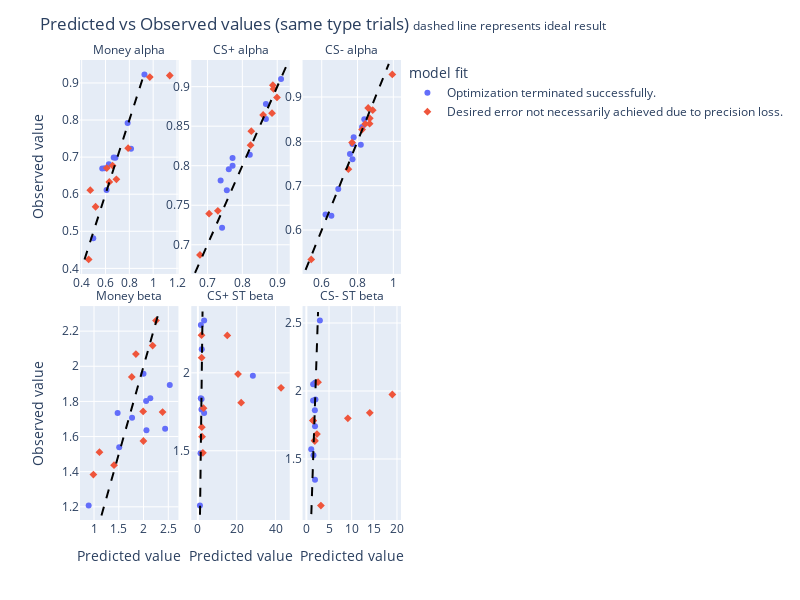

The notebook cell saved with this chart:
### Code cell
col_wrap = 3
fig = px.scatter(st_po_df , x= 'Predicted value', y='Observed value', color="model fit",
                 symbol = 'model fit', facet_col = 'parameter', facet_col_wrap = col_wrap,
                 category_orders={'parameter':st_params_colNames,
                                  'model fit':sorted(list(st_po_df['model fit'].unique()), reverse=True) },
                facet_col_spacing=0.04, # default is 0.03
              height=600, width=800,
                )
fig.for_each_annotation(lambda a: a.update(text=a.text.split("=")[-1]))
fig.update_xaxes(matches=None, showticklabels=True)
fig.update_yaxes(matches=None, showticklabels=True)
fig.update_layout(
        title = '''Predicted vs Observed values (same type trials) <span style="font-size: 12px;">dashed line represents ideal result</span>'''
        )


fig.add_shape(dict(type="line", 
                       x0=st_pars_minMax.iloc[2,0] - st_pars_minMax.iloc[2,1]*0.025, x1=st_pars_minMax.iloc[2,1] + st_pars_minMax.iloc[2,1]*0.025, 
                       y0=st_pars_minMax.iloc[2,0] - st_pars_minMax.iloc[2,1]*0.025, y1=st_pars_minMax.iloc[2,1] + st_pars_minMax.iloc[2,1]*0.025, 
                       line_color="black", line_dash='dash'), 
                  row=0, col=0, 
                  # label=dict(text="ideal result", textposition = 'bottom right', 
                  #            xanchor = 'right', yanchor='bottom', textangle=0),
                 )

fig.add_shape(dict(type="line", 
                       x0=st_pars_minMax.iloc[0,0], x1=st_pars_minMax.iloc[0,1], 
                       y0=st_pars_minMax.iloc[0,0], y1=st_pars_minMax.iloc[0,1], 
                       line_color="black", line_dash='dash'), 
                  row=0, col=1,
                  # label=dict(text="ideal result", textposition = 'bottom right', 
                  #            xanchor = 'right', yanchor='bottom', textangle=0),
                 )

fig.add_shape(dict(type="line", 
                       x0=st_pars_minMax.iloc[1,0] - st_pars_minMax.iloc[1,1]*0.025, x1=st_pars_minMax.iloc[1,1] + st_pars_minMax.iloc[1,1]*0.025, 
                       y0=st_pars_minMax.iloc[1,0] - st_pars_minMax.iloc[1,1]*0.025, y1=st_pars_minMax.iloc[1,1] + st_pars_minMax.iloc[1,1]*0.025, 
                       line_color="black", line_dash='dash'), 
                  row=0, col=2,
                  # label=dict(text="ideal result", textposition = 'bottom right', 
                  #            xanchor = 'right', yanchor='bottom', textangle=0),
                 )

fig.add_shape(dict(type="line", 
                       x0=st_pars_minMax.iloc[3,0] - st_pars_minMax.iloc[3,1]*0.025, x1=st_pars_minMax.iloc[3,1] + st_pars_minMax.iloc[3,1]*0.025, 
                       y0=st_pars_minMax.iloc[3,0] - st_pars_minMax.iloc[3,1]*0.025, y1=st_pars_minMax.iloc[3,1] + st_pars_minMax.iloc[3,1]*0.025, 
                       line_color="black", line_dash='dash'), 
                  row=1, col=1,
                  # label=dict(text="ideal result", textposition = 'bottom right', 
                  #            xanchor = 'right', yanchor='bottom', textangle=0),
                 )


if x0 != x0_6params:
    fig.add_shape(dict(type="line", 
                       x0=st_pars_minMax.iloc[5,0] - st_pars_minMax.iloc[5,1]*0.025, x1=st_pars_minMax.iloc[5,1] + st_pars_minMax.iloc[5,1]*0.025, 
                       y0=st_pars_minMax.iloc[5,0] - st_pars_minMax.iloc[5,1]*0.025, y1=st_pars_minMax.iloc[5,1] + st_pars_minMax.iloc[5,1]*0.025, 
                       line_color="black", line_dash='dash'), 
                  row=1, col=0,
               #    label=dict(text="ideal result", textposition = 'bottom right', 
               #               xanchor = 'right', yanchor='bottom', textangle=0),
                 )

    fig.add_shape(dict(type="line", 
                       x0=st_pars_minMax.iloc[4,0] - st_pars_minMax.iloc[4,1]*0.025, x1=st_pars_minMax.iloc[4,1] + st_pars_minMax.iloc[4,1]*0.025, 
                       y0=st_pars_minMax.iloc[4,0] - st_pars_minMax.iloc[4,1]*0.025, y1=st_pars_minMax.iloc[4,1] + st_pars_minMax.iloc[4,1]*0.025, 
                       line_color="black", line_dash='dash'), 
                  row=1, col=2,
               #    label=dict(text="ideal result", textposition = 'bottom right', 
               #               xanchor = 'right', yanchor='bottom', textangle=0),
                 )

fig.show()
# fig.write_html("/mnt/data1/francisco/predicted vs observed same type parameters.html")

### Figure 1 — Plotly figure (JSON) as saved in the notebook; plotly's stock layout.template omitted (floating-point values rounded to 4 significant figures)
{"data": [{"hovertemplate": "model fit=Optimization terminated successfully.<br>parameter=Money alpha<br>Predicted value=%{x}<br>Observed value=%{y}<extra></extra>", "legendgroup": "Optimization terminated successfully.", "marker": {"color": "#636efa", "symbol": "circle"}, "mode": "markers", "name": "Optimization terminated successfully.", "orientation": "v", "showlegend": true, "type": "scatter", "x": [0.6087, 0.9268, 0.8143, 0.5952, 0.6831, 0.4975, 0.5729, 0.6283, 0.7857, 0.6688], "xaxis": "x4", "y": [0.6116, 0.9229, 0.7225, 0.6702, 0.6984, 0.4812, 0.6694, 0.6809, 0.7923, 0.6989], "yaxis": "y4"}, {"hovertemplate": "model fit=Optimization terminated successfully.<br>parameter=CS+ alpha<br>Predicted value=%{x}<br>Observed value=%{y}<extra></extra>", "legendgroup": "Optimization terminated successfully.", "marker": {"color": "#636efa", "symbol": "circle"}, "mode": "markers", "name": "Optimization terminated successfully.", "orientation": "v", "showlegend": false, "type": "scatter", "x": [0.742, 0.7377, 0.8676, 0.7556, 0.9109, 0.8214, 0.7612, 0.772, 0.8676, 0.7719], "xaxis": "x5", "y": [0.7214, 0.7812, 0.8591, 0.769, 0.9097, 0.8137, 0.7957, 0.7999, 0.8782, 0.8098], "yaxis": "y5"}, {"hovertemplate": "model fit=Optimization terminated successfully.<br>parameter=CS- alpha<br>Predicted value=%{x}<br>Observed value=%{y}<extra></extra>", "legendgroup": "Optimization terminated successfully.", "marker": {"color": "#636efa", "symbol": "circle"}, "mode": "markers", "name": "Optimization terminated successfully.", "orientation": "v", "showlegend": false, "type": "scatter", "x": [0.7578, 0.6215, 0.8184, 0.8256, 0.7719, 0.8379, 0.6541, 0.6925, 0.7786, 0.7719], "xaxis": "x6", "y": [0.7713, 0.6349, 0.7924, 0.8322, 0.794, 0.85, 0.6323, 0.6923, 0.8091, 0.7594], "yaxis": "y6"}, {"hovertemplate": "model fit=Optimization terminated successfully.<br>parameter=Money beta<br>Predicted value=%{x}<br>Observed value=%{y}<extra></extra>", "legendgroup": "Optimization terminated successfully.", "marker": {"color": "#636efa", "symbol": "circle"}, "mode": "markers", "name": "Optimization terminated successfully.", "orientation": "v", "showlegend": false, "type": "scatter", "x": [2.053, 2.436, 1.477, 0.8921, 1.768, 2.53, 2.136, 2.059, 1.999, 1.508], "xaxis": "x", "y": [1.803, 1.645, 1.734, 1.207, 1.707, 1.893, 1.817, 1.636, 1.957, 1.539], "yaxis": "y"}, {"hovertemplate": "model fit=Optimization terminated successfully.<br>parameter=CS+ ST beta<br>Predicted value=%{x}<br>Observed value=%{y}<extra></extra>", "legendgroup": "Optimization terminated successfully.", "marker": {"color": "#636efa", "symbol": "circle"}, "mode": "markers", "name": "Optimization terminated successfully.", "orientation": "v", "showlegend": false, "type": "scatter", "x": [1.063, 1.864, 3.212, 28.31, 1.992, 1.532, 1.509, 1.344, 3.212, 1.909], "xaxis": "x2", "y": [1.149, 1.764, 1.742, 1.981, 2.151, 2.308, 1.836, 1.485, 2.335, 1.831], "yaxis": "y2"}, {"hovertemplate": "model fit=Optimization terminated successfully.<br>parameter=CS- ST beta<br>Predicted value=%{x}<br>Observed value=%{y}<extra></extra>", "legendgroup": "Optimization terminated successfully.", "marker": {"color": "#636efa", "symbol": "circle"}, "mode": "markers", "name": "Optimization terminated successfully.", "orientation": "v", "showlegend": false, "type": "scatter", "x": [1.483, 2.984, 1.076, 1.878, 1.909, 1.495, 1.921, 2.009, 1.569, 1.909], "xaxis": "x3", "y": [1.93, 2.518, 1.572, 1.859, 1.348, 2.049, 2.061, 1.938, 1.527, 1.74], "yaxis": "y3"}, {"hovertemplate": "model fit=Desired error not necessarily achieved due to precision loss.<br>parameter=Money alpha<br>Predicted value=%{x}<br>Observed value=%{y}<extra></extra>", "legendgroup": "Desired error not necessarily achieved due to precision loss.", "marker": {"color": "#EF553B", "symbol": "diamond"}, "mode": "markers", "name": "Desired error not necessarily achieved due to precision loss.", "orientation": "v", "showlegend": true, "type": "scatter", "x": [0.6914, 0.4723, 0.632, 1.139, 0.4589, 0.6111, 0.9719, 0.5169, 0.6595, 0.79], "xaxis": "x4", "y": [0.64, 0.6109, 0.633, 0.9201, 0.4241, 0.6706, 0.916, 0.5662, 0.6771, 0.7241], "yaxis": "y4"}, {"hovertemplate": "model fit=Desired error not necessarily achieved due to precision loss.<br>parameter=CS+ alpha<br>Predicted value=%{x}<br>Observed value=%{y}<extra></extra>", "legendgroup": "Desired error not necessarily achieved due to precision loss.", "marker": {"color": "#EF553B", "symbol": "diamond"}, "mode": "markers", "name": "Desired error not necessarily achieved due to precision loss.", "orientation": "v", "showlegend": false, "type": "scatter", "x": [0.8874, 0.7047, 0.8236, 0.8596, 0.8256, 0.7299, 0.8993, 0.8851, 0.8895, 0.6785], "xaxis": "x5", "y": [0.9018, 0.7393, 0.826, 0.8642, 0.8437, 0.7429, 0.8864, 0.8665, 0.8971, 0.6872], "yaxis": "y5"}, {"hovertemplate": "model fit=Desired error not necessarily achieved due to precision loss.<br>parameter=CS- alpha<br>Predicted value=%{x}<br>Observed value=%{y}<extra></extra>", "legendgroup": "Desired error not necessarily achieved due to precision loss.", "marker": {"color": "#EF553B", "symbol": "diamond"}, "mode": "markers", "name": "Desired error not necessarily achieved due to precision loss.", "orientation": "v", "showlegend": false, "type": "scatter", "x": [0.9944, 0.5415, 0.8676, 0.7696, 0.8428, 0.8849, 0.8685, 0.749, 0.8256, 0.8596], "xaxis": "x6", "y": [0.9509, 0.5336, 0.8398, 0.7972, 0.8392, 0.8703, 0.8519, 0.7374, 0.8265, 0.8753], "yaxis": "y6"}, {"hovertemplate": "model fit=Desired error not necessarily achieved due to precision loss.<br>parameter=Money beta<br>Predicted value=%{x}<br>Observed value=%{y}<extra></extra>", "legendgroup": "Desired error not necessarily achieved due to precision loss.", "marker": {"color": "#EF553B", "symbol": "diamond"}, "mode": "markers", "name": "Desired error not necessarily achieved due to precision loss.", "orientation": "v", "showlegend": false, "type": "scatter", "x": [2.184, 1.992, 1.846, 1.11, 1.997, 2.384, 1.404, 2.253, 1.763, 0.9876], "xaxis": "x", "y": [2.118, 1.743, 2.07, 1.511, 1.575, 1.739, 1.437, 2.26, 1.939, 1.383], "yaxis": "y"}, {"hovertemplate": "model fit=Desired error not necessarily achieved due to precision loss.<br>parameter=CS+ ST beta<br>Predicted value=%{x}<br>Observed value=%{y}<extra></extra>", "legendgroup": "Desired error not necessarily achieved due to precision loss.", "marker": {"color": "#EF553B", "symbol": "diamond"}, "mode": "markers", "name": "Desired error not necessarily achieved due to precision loss.", "orientation": "v", "showlegend": false, "type": "scatter", "x": [15.14, 20.67, 1.946, 2.581, 1.878, 42.82, 2.033, 22.28, 2.16, 2.898], "xaxis": "x2", "y": [2.24, 1.992, 2.098, 1.487, 2.241, 1.904, 1.652, 1.809, 1.591, 1.773], "yaxis": "y2"}, {"hovertemplate": "model fit=Desired error not necessarily achieved due to precision loss.<br>parameter=CS- ST beta<br>Predicted value=%{x}<br>Observed value=%{y}<extra></extra>", "legendgroup": "Desired error not necessarily achieved due to precision loss.", "marker": {"color": "#EF553B", "symbol": "diamond"}, "mode": "markers", "name": "Desired error not necessarily achieved due to precision loss.", "orientation": "v", "showlegend": false, "type": "scatter", "x": [9.158, 2.338, 3.212, 1.45, 14.0, 18.98, 1.517, 1.821, 1.878, 2.581], "xaxis": "x3", "y": [1.799, 1.683, 1.158, 1.784, 1.84, 1.974, 1.782, 1.637, 1.632, 2.065], "yaxis": "y3"}], "layout": {"annotations": [{"font": {}, "showarrow": false, "text": "Money beta", "x": 0.1533, "xanchor": "center", "xref": "paper", "y": 0.465, "yanchor": "bottom", "yref": "paper"}, {"font": {}, "showarrow": false, "text": "CS+ ST beta", "x": 0.5, "xanchor": "center", "xref": "paper", "y": 0.465, "yanchor": "bottom", "yref": "paper"}, {"font": {}, "showarrow": false, "text": "CS- ST beta", "x": 0.8467, "xanchor": "center", "xref": "paper", "y": 0.465, "yanchor": "bottom", "yref": "paper"}, {"font": {}, "showarrow": false, "text": "Money alpha", "x": 0.1533, "xanchor": "center", "xref": "paper", "y": 1.0, "yanchor": "bottom", "yref": "paper"}, {"font": {}, "showarrow": false, "text": "CS+ alpha", "x": 0.5, "xanchor": "center", "xref": "paper", "y": 1.0, "yanchor": "bottom", "yref": "paper"}, {"font": {}, "showarrow": false, "text": "CS- alpha", "x": 0.8467, "xanchor": "center", "xref": "paper", "y": 1.0, "yanchor": "bottom", "yref": "paper"}], "height": 600, "legend": {"title": {"text": "model fit"}, "tracegroupgap": 0}, "margin": {"t": 60}, "shapes": [{"line": {"color": "black", "dash": "dash"}, "type": "line", "x0": 0.5098, "x1": 0.9747, "xref": "x6", "y0": 0.5098, "y1": 0.9747, "yref": "y6"}, {"line": {"color": "black", "dash": "dash"}, "type": "line", "x0": 0.4241, "x1": 0.9229, "xref": "x4", "y0": 0.4241, "y1": 0.9229, "yref": "y4"}, {"line": {"color": "black", "dash": "dash"}, "type": "line", "x0": 0.6644, "x1": 0.9324, "xref": "x5", "y0": 0.6644, "y1": 0.9324, "yref": "y5"}, {"line": {"color": "black", "dash": "dash"}, "type": "line", "x0": 1.151, "x1": 2.317, "xref": "x", "y0": 1.151, "y1": 2.317, "yref": "y"}, {"line": {"color": "black", "dash": "dash"}, "type": "line", "x0": 1.095, "x1": 2.581, "xref": "x3", "y0": 1.095, "y1": 2.581, "yref": "y3"}, {"line": {"color": "black", "dash": "dash"}, "type": "line", "x0": 1.09, "x1": 2.394, "xref": "x2", "y0": 1.09, "y1": 2.394, "yref": "y2"}], "title": {"text": "Predicted vs Observed values (same type trials) <span style=\"font-size: 12px;\">dashed line represents ideal result</span>"}, "width": 800, "xaxis": {"anchor": "y", "domain": [0, 0.3067], "showticklabels": true, "title": {"text": "Predicted value"}}, "xaxis2": {"anchor": "y2", "domain": [0.3467, 0.6533], "showticklabels": true, "title": {"text": "Predicted value"}}, "xaxis3": {"anchor": "y3", "domain": [0.6933, 1.0], "showticklabels": true, "title": {"text": "Predicted value"}}, "xaxis4": {"anchor": "y4", "domain": [0, 0.3067], "showticklabels": true}, "xaxis5": {"anchor": "y5", "domain": [0.3467, 0.6533], "showticklabels": true}, "xaxis6": {"anchor": "y6", "domain": [0.6933, 1.0], "showticklabels": true}, "yaxis": {"anchor": "x", "domain": [0, 0.465], "showticklabels": true, "title": {"text": "Observed value"}}, "yaxis2": {"anchor": "x2", "domain": [0, 0.465], "showticklabels": true}, "yaxis3": {"anchor": "x3", "domain": [0, 0.465], "showticklabels": true}, "yaxis4": {"anchor": "x4", "domain": [0.535, 1.0], "showticklabels": true, "title": {"text": "Observed value"}}, "yaxis5": {"anchor": "x5", "domain": [0.535, 1.0], "showticklabels": true}, "yaxis6": {"anchor": "x6", "domain": [0.535, 1.0], "showticklabels": true}}}
